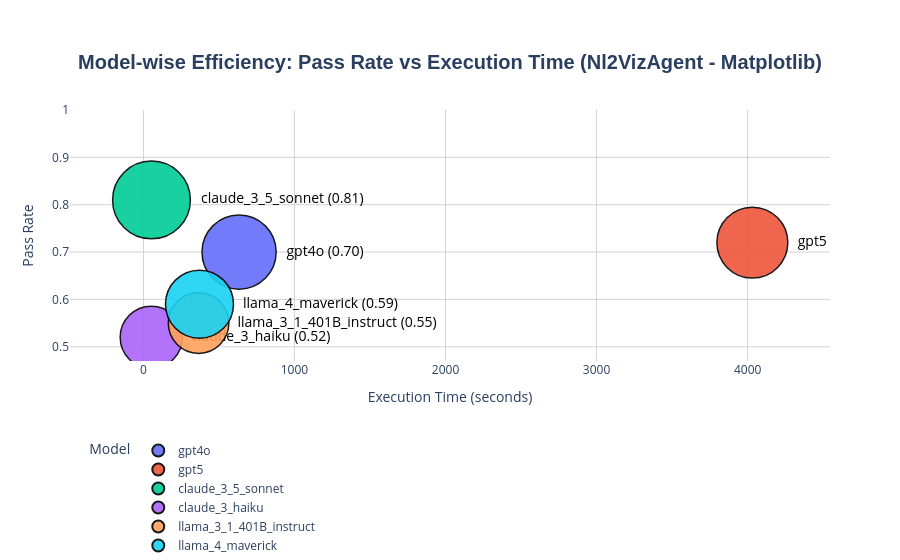

This figure's notebook cell:
### Code cell
import pandas as pd
import plotly.express as px

# Load dataset
df = pd.read_excel(file_path)

# Focus only on Nl2VizAgent + Matplotlib
df_modelwise = df[(df["agent"] == "Nl2VizAgent") & (df["library"] == "matplotlib")].copy()

# Combine model name and pass_rate for visible labeling
df_modelwise["label"] = df_modelwise.apply(
    lambda x: f"{x['model']} ({x['pass_rate']:.2f})", axis=1
)

# Create scatter: model-wise circles
fig_modelwise = px.scatter(
    df_modelwise,
    x="execution_time",
    y="pass_rate",
    color="model",
    size="quality_score",
    text="label",
    size_max=55,
    title="<b>Model-wise Efficiency: Pass Rate vs Execution Time (Nl2VizAgent - Matplotlib)</b>",
    labels={
        "execution_time": "Execution Time (seconds)",
        "pass_rate": "Pass Rate",
        "model": "Model Type"
    },
    hover_data=["readability_score", "illegal_rate", "invalid_rate"]
)

# Improve label and circle visibility
fig_modelwise.update_traces(
    textposition="middle right",
    textfont=dict(family="Open Sans, sans-serif", size=14, color="black"),
    marker=dict(opacity=0.9, line=dict(width=1.5, color="black"))
)

# Layout improvements + gridline enforcement
fig_modelwise.update_layout(
    title={
        "text": "<b>Model-wise Efficiency: Pass Rate vs Execution Time (Nl2VizAgent - Matplotlib)</b>",
        "x": 0.5,
        "xanchor": "center",
        "yanchor": "top"
    },
    xaxis=dict(
        title="Execution Time (seconds)",
        showgrid=True,  # ✅ force gridlines visible
        gridwidth=1,
        gridcolor="lightgray",
        zeroline=False
    ),
    yaxis=dict(
        title="Pass Rate",
        showgrid=True,  # ✅ force gridlines visible
        gridwidth=1,
        gridcolor="lightgray",
        zeroline=False,
        range=[df_modelwise["pass_rate"].min() - 0.05, 1.0]
    ),
    plot_bgcolor="white",
    font=dict(family="Open Sans, sans-serif"),
    title_font=dict(family="Raleway, sans-serif", size=20),
    legend=dict(orientation="h", y=-0.25, x=0.3, title="Model"),
    margin=dict(l=70, r=70, t=110, b=90)
)

fig_modelwise.show()

### Figure 1 — Plotly figure (JSON) as saved in the notebook; plotly's stock layout.template omitted (floating-point values rounded to 4 significant figures)
{"data": [{"customdata": [[0.75, 0.15, 0.18]], "hovertemplate": "Model Type=gpt4o<br>Execution Time (seconds)=%{x}<br>Pass Rate=%{y}<br>quality_score=%{marker.size}<br>label=%{text}<br>readability_score=%{customdata[0]}<br>illegal_rate=%{customdata[1]}<br>invalid_rate=%{customdata[2]}<extra></extra>", "legendgroup": "gpt4o", "marker": {"color": "#636efa", "line": {"color": "black", "width": 1.5}, "opacity": 0.9, "size": [0.81], "sizemode": "area", "sizeref": 0.0002942, "symbol": "circle"}, "mode": "markers+text", "name": "gpt4o", "orientation": "v", "showlegend": true, "text": ["gpt4o (0.70)"], "textfont": {"color": "black", "family": "Open Sans, sans-serif", "size": 14}, "textposition": "middle right", "type": "scatter", "x": [633.2], "xaxis": "x", "y": [0.7], "yaxis": "y"}, {"customdata": [[0.79, 0.1, 0.12]], "hovertemplate": "Model Type=gpt5<br>Execution Time (seconds)=%{x}<br>Pass Rate=%{y}<br>quality_score=%{marker.size}<br>label=%{text}<br>readability_score=%{customdata[0]}<br>illegal_rate=%{customdata[1]}<br>invalid_rate=%{customdata[2]}<extra></extra>", "legendgroup": "gpt5", "marker": {"color": "#EF553B", "line": {"color": "black", "width": 1.5}, "opacity": 0.9, "size": [0.74], "sizemode": "area", "sizeref": 0.0002942, "symbol": "circle"}, "mode": "markers+text", "name": "gpt5", "orientation": "v", "showlegend": true, "text": ["gpt5 (0.72)"], "textfont": {"color": "black", "family": "Open Sans, sans-serif", "size": 14}, "textposition": "middle right", "type": "scatter", "x": [4031.0], "xaxis": "x", "y": [0.72], "yaxis": "y"}, {"customdata": [[0.85, 0.12, 0.09]], "hovertemplate": "Model Type=claude_3_5_sonnet<br>Execution Time (seconds)=%{x}<br>Pass Rate=%{y}<br>quality_score=%{marker.size}<br>label=%{text}<br>readability_score=%{customdata[0]}<br>illegal_rate=%{customdata[1]}<br>invalid_rate=%{customdata[2]}<extra></extra>", "legendgroup": "claude_3_5_sonnet", "marker": {"color": "#00cc96", "line": {"color": "black", "width": 1.5}, "opacity": 0.9, "size": [0.89], "sizemode": "area", "sizeref": 0.0002942, "symbol": "circle"}, "mode": "markers+text", "name": "claude_3_5_sonnet", "orientation": "v", "showlegend": true, "text": ["claude_3_5_sonnet (0.81)"], "textfont": {"color": "black", "family": "Open Sans, sans-serif", "size": 14}, "textposition": "middle right", "type": "scatter", "x": [53.34], "xaxis": "x", "y": [0.81], "yaxis": "y"}, {"customdata": [[0.48, 0.33, 0.29]], "hovertemplate": "Model Type=claude_3_haiku<br>Execution Time (seconds)=%{x}<br>Pass Rate=%{y}<br>quality_score=%{marker.size}<br>label=%{text}<br>readability_score=%{customdata[0]}<br>illegal_rate=%{customdata[1]}<br>invalid_rate=%{customdata[2]}<extra></extra>", "legendgroup": "claude_3_haiku", "marker": {"color": "#ab63fa", "line": {"color": "black", "width": 1.5}, "opacity": 0.9, "size": [0.57], "sizemode": "area", "sizeref": 0.0002942, "symbol": "circle"}, "mode": "markers+text", "name": "claude_3_haiku", "orientation": "v", "showlegend": true, "text": ["claude_3_haiku (0.52)"], "textfont": {"color": "black", "family": "Open Sans, sans-serif", "size": 14}, "textposition": "middle right", "type": "scatter", "x": [52.08], "xaxis": "x", "y": [0.52], "yaxis": "y"}, {"customdata": [[0.58, 0.27, 0.31]], "hovertemplate": "Model Type=llama_3_1_401B_instruct<br>Execution Time (seconds)=%{x}<br>Pass Rate=%{y}<br>quality_score=%{marker.size}<br>label=%{text}<br>readability_score=%{customdata[0]}<br>illegal_rate=%{customdata[1]}<br>invalid_rate=%{customdata[2]}<extra></extra>", "legendgroup": "llama_3_1_401B_instruct", "marker": {"color": "#FFA15A", "line": {"color": "black", "width": 1.5}, "opacity": 0.9, "size": [0.54], "sizemode": "area", "sizeref": 0.0002942, "symbol": "circle"}, "mode": "markers+text", "name": "llama_3_1_401B_instruct", "orientation": "v", "showlegend": true, "text": ["llama_3_1_401B_instruct (0.55)"], "textfont": {"color": "black", "family": "Open Sans, sans-serif", "size": 14}, "textposition": "middle right", "type": "scatter", "x": [365.1], "xaxis": "x", "y": [0.55], "yaxis": "y"}, {"customdata": [[0.63, 0.4, 0.34]], "hovertemplate": "Model Type=llama_4_maverick<br>Execution Time (seconds)=%{x}<br>Pass Rate=%{y}<br>quality_score=%{marker.size}<br>label=%{text}<br>readability_score=%{customdata[0]}<br>illegal_rate=%{customdata[1]}<br>invalid_rate=%{customdata[2]}<extra></extra>", "legendgroup": "llama_4_maverick", "marker": {"color": "#19d3f3", "line": {"color": "black", "width": 1.5}, "opacity": 0.9, "size": [0.68], "sizemode": "area", "sizeref": 0.0002942, "symbol": "circle"}, "mode": "markers+text", "name": "llama_4_maverick", "orientation": "v", "showlegend": true, "text": ["llama_4_maverick (0.59)"], "textfont": {"color": "black", "family": "Open Sans, sans-serif", "size": 14}, "textposition": "middle right", "type": "scatter", "x": [371.2], "xaxis": "x", "y": [0.59], "yaxis": "y"}], "layout": {"font": {"family": "Open Sans, sans-serif"}, "legend": {"itemsizing": "constant", "orientation": "h", "title": {"text": "Model"}, "tracegroupgap": 0, "x": 0.3, "y": -0.25}, "margin": {"b": 90, "l": 70, "r": 70, "t": 110}, "plot_bgcolor": "white", "title": {"font": {"family": "Raleway, sans-serif", "size": 20}, "text": "<b>Model-wise Efficiency: Pass Rate vs Execution Time (Nl2VizAgent - Matplotlib)</b>", "x": 0.5, "xanchor": "center", "yanchor": "top"}, "xaxis": {"anchor": "y", "domain": [0, 1], "gridcolor": "lightgray", "gridwidth": 1, "showgrid": true, "title": {"text": "Execution Time (seconds)"}, "zeroline": false}, "yaxis": {"anchor": "x", "domain": [0, 1], "gridcolor": "lightgray", "gridwidth": 1, "range": [0.47, 1], "showgrid": true, "title": {"text": "Pass Rate"}, "zeroline": false}}}
